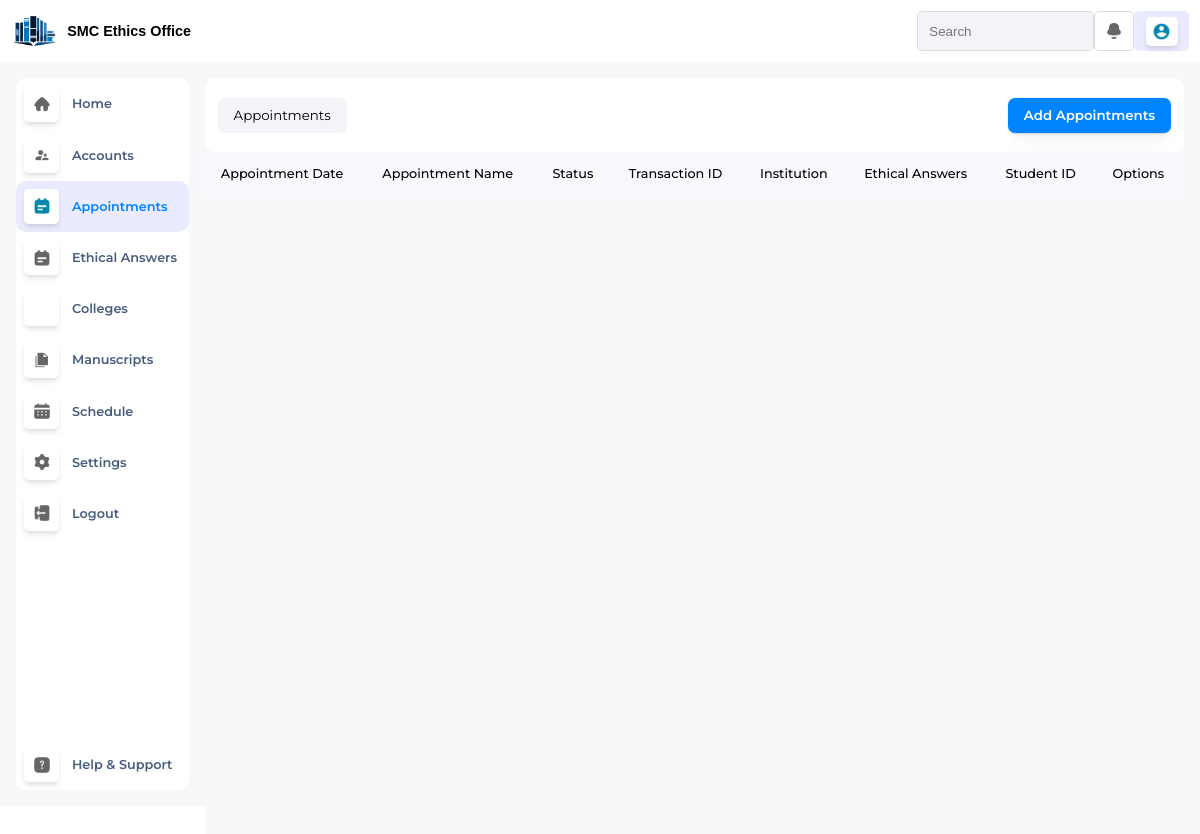
Before: /adminAppointments/ with the older database file.
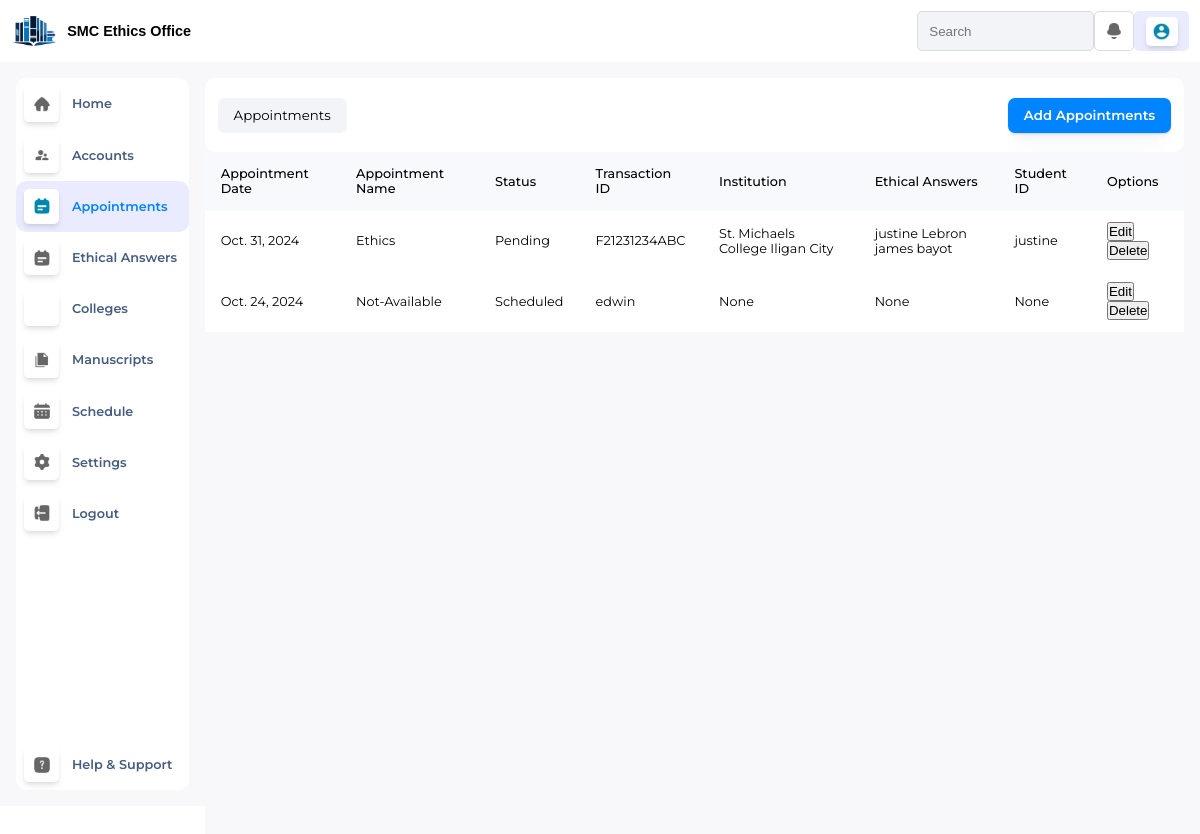
After: the same page with the newer database file.
### EthicsApp/views/models.py (models this page shows, shortened)
class Appointments(models.Model):
    appointment_date = models.DateField(null=True)
    appointment_name = models.CharField(max_length =255, null=True)
    status = models.CharField(max_length=100, null=True)
    transaction_id = models.CharField(max_length=100, null=True)
    institution = models.CharField(max_length=100, null=True)
    ethicalAnswers_id = models.ForeignKey(EthicalRiskAnswers, on_delete=models.CASCADE, null=True)
    student_id = models.ForeignKey(Student, on_delete=models.CASCADE, null=True)

class EthicalRiskAnswers(models.Model):
    ethicalQuestions = models.ForeignKey(EthicalRiskQuestions, on_delete=models.CASCADE, null=True)
    ethicalAnswers = models.CharField(max_length=350, null=True)
    student_id= models.ForeignKey(Student, on_delete=models.CASCADE, null=True)
    def __str__(self):
        return f"{self.student_id} {self.ethicalQuestions}"

class Student(models.Model):
    auth_user = models.ForeignKey(settings.AUTH_USER_MODEL, null=True, on_delete=models.CASCADE)
    smc_student_no = models.CharField(max_length =255)
    mobile_number = models.CharField(max_length =255)
    receipt_no = models.CharField(max_length =255)
    manuscript_id = models.ForeignKey(Manuscripts, on_delete=models.CASCADE, null=True)
    def __str__(self):
        return f"{self.auth_user}"

class EthicalRiskQuestions(models.Model):
    ethicalQuestions = models.CharField(max_length=350, null=True)
    def __str__(self):
        return f"{self.ethicalQuestions}"

### EthicsApp/views/adminDashboard.py (the view)
# urls.py: re_path(r'^adminAppointments/$', views.adminAppointments, name='adminAppointments'),
def adminAppointments(request):
    profile_picture = request.session.get('profile_picture', None)
    account_type = request.session.get('account_type', None)
    appointments = Appointments.objects.all()
    return render(request, 'admin/adminAppointments.html', {
        'appointments': appointments,
        'profile_picture': profile_picture,
        'account_type': account_type
    })

### EthicsApp/templates/admin/adminAppointments.html (shortened to what this page needs)
{% extends "master.html" %}
{% load static %}
{% block css %}
<link rel="stylesheet" href="{% static './css/adminDashboard.css' %}">
<link rel="stylesheet" href="{% static './css/adminColleges.css' %}">
<link rel="stylesheet" href="https://cdnjs.cloudflare.com/ajax/libs/font-awesome/6.6.0/css/all.min.css"
 />
{% endblock %}
{% block content %}
<div class="MainContainer">
    {% include './adminTopNav.html' %}
    <div class="MC-Bottom">
        {% include './adminNav.html' %}
        <div id="College-Content">
            <div class="CC-Top">
                <div class="CCT-Left">
                      <button id="ListOfColleges">Appointments</button>
                </div>
                  <div class="CCT-Right">
                      <button id="AddCollege-btn">Add Appointments</button>
                  </div>
                </div>
              <div id="StudentAcc-Area">
                  <table>
                    <tr>
                    <th>Appointment Date</th>
                    <th>Appointment Name</th>
                    <th>Status</th>
                    <th>Transaction ID</th>
                    <th>Institution</th>
                    <th>Ethical Answers</th>
                    <th>Student ID</th>
                    <th>Options</th>
                    </tr>
                      {% for x in appointments %}
                    <tr>
                        <td>{{ x.appointment_date }}</td>
                        <td>{{ x.appointment_name }}</td>
                        <td>{{ x.status }}</td>
                        <td>{{ x.transaction_id }}</td>
                        <td>{{ x.institution }}</td>
                        <td>{{ x.ethicalAnswers_id }}</td>
                        <td>{{ x.student_id }}</td>
                      <td>
                        <button type="">Edit</button>
                        <form action="{% url 'delete_appointment' x.id %}" method="post" style="display:inline;">
                            <button type="submit" onclick="return confirm('Are you sure you want to delete this Appointment?');">Delete</button>
                        </form>
                      </td>
                    </tr>
                    {% endfor %}
                  </table>
                </div>
          </div>
    </div>
</div>
{% endblock %}

### EthicsApp/templates/master.html (shortened to what this page needs)
{% load static %}
<!DOCTYPE html>
<html lang="en">
<head>
  <link rel="stylesheet" href="{% static 'css/master.css' %}">
    {% block css %}{% endblock %}
</head>
<body>
    {% block content %}
    {% endblock %}
</body>
</html>

### EthicsApp/templates/admin/adminTopNav.html (shortened to what this page needs)
<div class="MC-Top">
    <div class="MCT-Left">
        <img src="../../static/images/smethicslogo.png" alt="">
        <h3>SMC Ethics Office</h3>
    </div>
    <div class="MCT-Middle">
    </div>
    <div class="MCT-Right">
        <input type="" name="" id="HomeSearch" placeholder="Search">
        <div class="NotifAdmin">
            <img src="../../static/images/Bell-Notification--Streamline-Flex.png" alt="">
        </div>
        <div class="ProfilePic">
            {% if profile_picture %}
                <img src="{{ profile_picture }}" alt="Profile Picture">
            {% else %}
              <div class="PPProf">
                <img src="../../static/images/Account-Circle-Fill--Streamline-Remix-Fill.png" alt="Default Profile">
              </div>
            {% endif %}
      </div>
    </div>
</div>

### EthicsApp/templates/admin/adminNav.html
<nav>
  <div class="nav-content">
    <ul>
      <a href="{% url 'adminDashboard' %}">
        <li class="{% if request.path == '/adminDashboard/' %}active{% endif %}">
          <div class="NavContainer">
            <img src="../../static/images/Home-2--Streamline-Flex.png" alt="">
          </div>
          <p>Home</p>
        </li>
      </a>
      <a href="{% url 'adminAccounts' %}">
        <li class="{% if request.path == '/adminAccounts/' %}active{% endif %}">
          <div class="NavContainer">
            <img src="../../static/images/Supervisor-Account-Fill--Streamline-Rounded-Fill---Material-Symbols.png" alt="">
          </div>
          <p>Accounts</p>
        </li>
      </a>
      <a href="{% url 'adminAppointments' %}">
        <li class="{% if request.path == '/adminAppointments/' %}active{% endif %}">
          <div class="NavContainer">
            <img src="../../static/images/Calendar-Note--Streamline-Plump (1).png" alt="">
          </div>
          <p>Appointments</p>
        </li>
      </a>
      <a href="{% url 'adminEthicalRiskQuestions' %}">
        <li class="{% if request.path == '/admin/ethical-risk-questions/' %}active{% endif %}">
            <div class="NavContainer">
                <img src="../../static/images/Calendar-Note--Streamline-Plump (1).png" alt="">
            </div>
            <p>Ethical Answers</p>
        </li>
    </a>
      <a href="{% url 'adminColleges' %}">
        <li class="{% if request.path == '/adminColleges/' %}active{% endif %}">
          <div class="NavContainer">
            <img src="../../static/images/Graduation-Cap--Streamline-Sharp.png" alt="">
          </div>
          <p>Colleges</p>
        </li>
      </a>
      <a href="{% url 'adminManuscripts' %}">
        <li class="{% if request.path == '/adminManuscripts/' %}active{% endif %}">
          <div class="NavContainer">
            <img src="../../static/images/File-Copy-Fill--Streamline-Sharp-Fill---Material-Symbols.png" alt="">
          </div>
          <p>Manuscripts</p>
        </li>
      </a>
      <a href="{% url 'adminSchedule' %}">
        <li class="{% if request.path == '/adminSchedule/' %}active{% endif %}">
          <div class="NavContainer">
            <img src="../../static/images/Schedule--Streamline-Unicons.png" alt="">
          </div>
          <p>Schedule</p>
        </li>
      </a>
      <a href="{% url 'adminSettings' %}">
        <li class="{% if request.path == '/adminSettings/' %}active{% endif %}">
          <div class="NavContainer">
            <img src="../../static/images/Cog-Setting--Streamline-Micro.png" alt="">
          </div>
          <p>Settings</p>
        </li>
      </a>
      <a href="{% url 'logout' %}">
        <li>
          <div class="NavContainer">
            <img src="../../static/images/Logout-3--Streamline-Solar.png" alt="">
          </div>
          <p>Logout</p>
        </li>
      </a>
    </ul>
    <ul>
      <a href="{% url 'adminHelpSupport' %}">
        <li class="{% if request.path == '/adminHelpSupport/' %}active{% endif %}">
          <div class="NavContainer">
            <img src="../../static/images/Question-Square--Streamline-Solar.png" alt="">
          </div>
          <p>Help & Support</p>
        </li>
      </a>
    </ul>
  </div>
</nav>

### EthicsApp/static/css/master.css (style rules this page uses)
body { visibility: hidden; opacity: 0; transition: opacity 0.3s ease-in-out; }

### EthicsApp/static/css/adminDashboard.css (style rules this page uses)
* { margin: 0; padding: 0; }
body { overflow-y: hidden; font-family: "Montserrat", sans-serif; height: 90vh; background-color: var(--login-container); }
[data-theme="light"] { --bg-color: #f8f9ff; --text-color: #373131; --login-container: #ffffff; --border: #DCDCDE; --button-color: #0084ff; --button-hover: #0179e8; --container-border: #d7dde0; --h3-Top: #07192a; --input-bg: #f3f4f7; --icon-filter: brightness(0.5) invert(0.4); --nav-bg-icon: #f3f4f7; --nav-p: #465d7f; --nav-hover: #ebebff; --nav-p-hovered: black; --calendarView-btn-color: #f3f4f7; --modal-container: #ffffff; }
.MainContainer { width: 100%; height: 100%; background-color: var(--login-container); }
.MC-Top { height: 2.5rem; display: flex; justify-content: space-between; padding: 0.7rem; box-shadow: rgba(0, 0, 0, 0.16) 0px 1px 4px; }
.MC-Bottom { display: flex; height: 93vh; }
.MCT-Left { width: 20%; display: flex; align-items: center; }
.MCT-Middle { width: 80%; display: flex; align-items: center; }
.MCT-Right { width: 30%; display: flex; justify-content: space-between; }
.MCT-Left img { width: 2.9rem; height: 2.9rem; margin-right: 0.6rem; }
.MCT-Left h3 { font-size: 0.9rem; font-family: Arial; }
.MCT-Right input { background-color: var(--input-bg); border: none; padding: 0.7rem; width: 57%; border: 1px solid var(--container-border); border-radius: 5px; }
.NotifAdmin { padding: 0.6rem 0.7rem; display: flex; justify-content: center; align-items: center; border-radius: 5px; border: 1px solid var(--container-border); }
.NotifAdmin img { filter: var(--icon-filter); width: 1rem; height: 1rem; }
nav { width: 15%; display: flex; flex-direction: column; background-color: #f8f8fa; padding: 1rem; }
.nav-content { display: flex; flex-direction: column; justify-content: space-between; height: 100%; background-color: var(--modal-container); border-radius: 10px; }
nav ul { list-style: none; padding: 0; margin: 0; }
nav ul li { display: flex; align-items: center; padding: 0.5rem; font-size: 0.8rem; }
.NavContainer { padding: 0.6rem; display: flex; justify-content: center; align-items: center; border-radius: 5px; margin-right: 0.8rem; box-shadow: rgba(0, 0, 0, 0.1) 0px 4px 6px -1px, rgba(0, 0, 0, 0.06) 0px 2px 4px -1px; }
nav ul li img { filter: var(--icon-filter); width: 1rem; height: 1rem; }
nav ul li p { font-weight: 560; color: var(--nav-p); }
.active { background-color: var(--nav-hover); color: var(--nav-active-color); border-radius: 10px; }
.active .NavContainer img { filter: invert(34%) sepia(88%) saturate(7471%) hue-rotate(180deg) brightness(1.1) contrast(1); }
.active .NavContainer { background-color: var(--modal-container); }
.active p { color: var(--button-color); }
nav ul a { text-decoration: none; }
table th { background-color: #f8f9fd; }
.ProfilePic { display: flex; justify-content: center; align-items: center; padding: 0.4rem 0.7rem; border-radius: 5px; background-color: var(--nav-hover); }
.ProfilePic img { width: 1.8rem; height: 1.8rem; border-radius: 50%; object-fit: cover; }
.PPProf { border-radius: 5px; padding: 0.3rem 0.4rem; background-color: var(--modal-container); display: flex; justify-content: center; align-items: center; box-shadow: rgba(0, 0, 0, 0.1) 0px 4px 6px -1px, rgba(0, 0, 0, 0.06) 0px 2px 4px -1px; }
.PPProf img { width: 1.2rem; height: 1.2rem; object-fit: cover; filter: invert(34%) sepia(88%) saturate(7471%) hue-rotate(180deg) brightness(1.1) contrast(1); }

Changed rows visible on the page:
added Appointments: appointment_date "Oct. 31, 2024", appointment_name "Ethics", status "Pending", transaction_id "F21231234ABC", institution "St. Michaels College Iligan City", ethicalAnswers_id "justine Lebron james bayot", student_id "justine"
added Appointments: appointment_date "Oct. 24, 2024", appointment_name "Not-Available", status "Scheduled", transaction_id "edwin", institution "None", ethicalAnswers_id "None", student_id "None"
